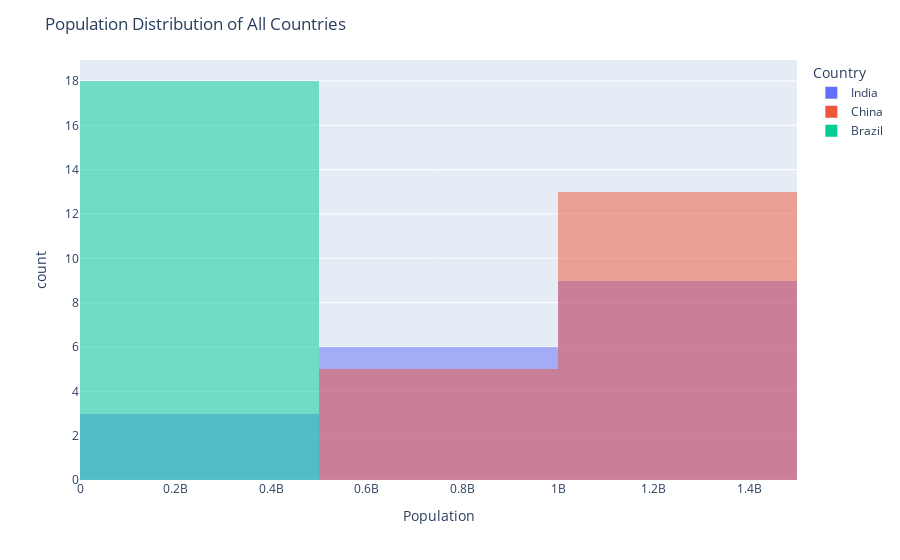

The notebook cell this image was saved under:
### Markdown cell above
# 5 Histogram

### Code cell
import plotly.express as px

df_plot = df_pivot.reset_index()
df_melt = df_plot.melt(id_vars='year', var_name='Country', value_name='Population')

fig = px.histogram(df_melt, x='Population', color='Country', barmode='overlay', nbins=3)
fig.update_layout(title='Population Distribution of All Countries')
fig.show()

### Figure 1 — Plotly figure (JSON) as saved in the notebook; plotly's stock layout.template omitted (floating-point values rounded to 4 significant figures)
{"data": [{"alignmentgroup": "True", "bingroup": "x", "hovertemplate": "Country=India<br>Population=%{x}<br>count=%{y}<extra></extra>", "legendgroup": "India", "marker": {"color": "#636efa", "opacity": 0.5, "pattern": {"shape": ""}}, "name": "India", "nbinsx": 3, "offsetgroup": "India", "orientation": "v", "showlegend": true, "type": "histogram", "x": [409880595, 450547679, 499123324, 555189792, 623102897, 698952844, 784360008, 873277798, 963922588, 1056575549, 1147609927, 1234281170, 1310152403, 1324517249, 1338676785, 1352642280, 1366417754, 1380004385], "xaxis": "x", "yaxis": "y"}, {"alignmentgroup": "True", "bingroup": "x", "hovertemplate": "Country=China<br>Population=%{x}<br>count=%{y}<extra></extra>", "legendgroup": "China", "marker": {"color": "#EF553B", "opacity": 0.5, "pattern": {"shape": ""}}, "name": "China", "nbinsx": 3, "offsetgroup": "China", "orientation": "v", "showlegend": true, "type": "histogram", "x": [612241554, 660408056, 724218968, 827601394, 926240885, 1000089235, 1075589361, 1176883674, 1240920535, 1290550765, 1330776380, 1368810615, 1406847870, 1414049351, 1421021791, 1427647786, 1433783686, 1439323776], "xaxis": "x", "yaxis": "y"}, {"alignmentgroup": "True", "bingroup": "x", "hovertemplate": "Country=Brazil<br>Population=%{x}<br>count=%{y}<extra></extra>", "legendgroup": "Brazil", "marker": {"color": "#00cc96", "opacity": 0.5, "pattern": {"shape": ""}}, "name": "Brazil", "nbinsx": 3, "offsetgroup": "Brazil", "orientation": "v", "showlegend": true, "type": "histogram", "x": [62533919, 72179226, 83373530, 95113265, 107216205, 120694009, 135274080, 149003223, 162019896, 174790340, 186127103, 195713635, 204471769, 206163053, 207833823, 209469323, 211049527, 212559417], "xaxis": "x", "yaxis": "y"}], "layout": {"barmode": "overlay", "legend": {"title": {"text": "Country"}, "tracegroupgap": 0}, "margin": {"t": 60}, "title": {"text": "Population Distribution of All Countries"}, "xaxis": {"anchor": "y", "domain": [0, 1], "title": {"text": "Population"}}, "yaxis": {"anchor": "x", "domain": [0, 1], "title": {"text": "count"}}}}
